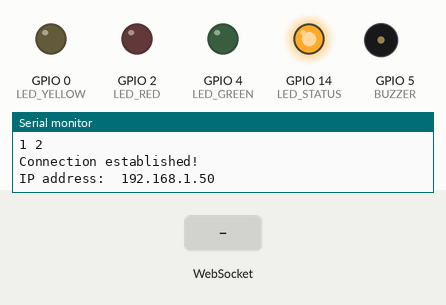
This sketch was run on a simulated ESP8266 (NodeMCU). Parts: output pins drawn as LEDs (lit = HIGH), buzzer (waves = sounding, pin HIGH), the last lines printed to the serial monitor. The inputs (shaded band) are chosen by the test bench. WiFi joins after 1.5 s; servers stay silent unless stated.

Above: at 2.4 s.
At 4.5 s:
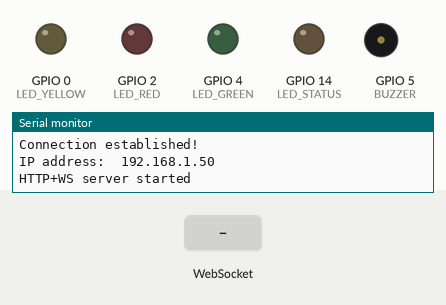
4.6 s: WebSocket text "1" received
At 5.4 s:
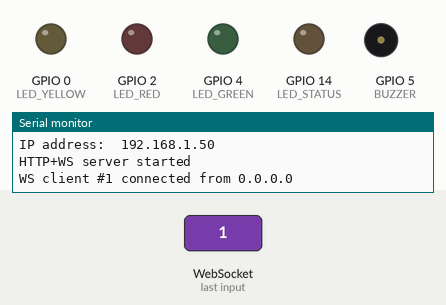
Timing chart, 0 to 7.6 s (numbered marks = the images above; inputs shaded):
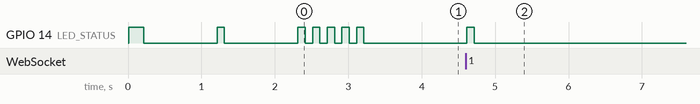

Measured:
- after the input at 4.6 s, GPIO 14 (LED_STATUS): LOW → HIGH at once, → LOW 0.10 s later

The sketch:

controller.ino
```cpp
#include <ESP8266WiFi.h>
#include <ESPAsyncWebServer.h>
#include <ESP8266mDNS.h>
#include <ArduinoJson.h>

#ifndef WIFI_SSID
#  define WIFI_SSID "ampi-pi"
#endif
#ifndef WIFI_PASSWORD
#  define WIFI_PASSWORD "123"
#endif

const char* ssid     = WIFI_SSID;
const char* password = WIFI_PASSWORD;

const int LED_RED = 2;
const int LED_YELLOW = 0;
const int LED_GREEN = 4;
const int BUZZER = 5;

const int LED_STATUS = 14;

unsigned long led_status_set_time_ms = 0;

int led_red_value = 0;
int led_yellow_value = 0;
int led_green_value = 0;
int buzzer_value = 0;

AsyncWebServer server(80);
AsyncWebSocket ws("/ws");

void connect_wifi() {
  WiFi.begin(ssid, password);
  Serial.print("Connecting to ");
  Serial.print(ssid); Serial.println(" ...");

  int connection_attempt = 0;
  while (WiFi.status() != WL_CONNECTED) {
    digitalWrite(LED_STATUS, 1);
    delay(100);
    Serial.print(++connection_attempt); Serial.print(' ');
    digitalWrite(LED_STATUS, 0);
    delay(1000);
  }

  Serial.println();
  Serial.println("Connection established!");
  Serial.print("IP address:\t");
  Serial.println(WiFi.localIP());

  for (int i = 0; i < 5; i++) {
    digitalWrite(LED_STATUS, 1);
    delay(100);
    digitalWrite(LED_STATUS, 0);
    delay(100);
  }
}

String buildStateJson() {
  JsonDocument doc;
  doc["red"] = led_red_value;
  doc["yellow"] = led_yellow_value;
  doc["green"] = led_green_value;
  doc["buzzer"] = buzzer_value;
  doc["signal"] = WiFi.RSSI();
  String buf;
  serializeJson(doc, buf);
  return buf;
}

void broadcastState() {
  ws.textAll(buildStateJson());
  digitalWrite(LED_STATUS, 1);
  led_status_set_time_ms = millis();
}

void applyState(JsonObject& obj) {
  if (obj.containsKey("red")) {
    led_red_value = constrain(obj["red"].as<int>(), 0, 255);
    analogWrite(LED_RED, led_red_value);
  }
  if (obj.containsKey("yellow")) {
    led_yellow_value = constrain(obj["yellow"].as<int>(), 0, 255);
    analogWrite(LED_YELLOW, led_yellow_value);
  }
  if (obj.containsKey("green")) {
    led_green_value = constrain(obj["green"].as<int>(), 0, 255);
    analogWrite(LED_GREEN, led_green_value);
  }
  if (obj.containsKey("buzzer")) {
    buzzer_value = obj["buzzer"].as<int>() ? 1 : 0;
    digitalWrite(BUZZER, buzzer_value);
  }
}

void onWsEvent(AsyncWebSocket* server, AsyncWebSocketClient* client,
               AwsEventType type, void* arg, uint8_t* data, size_t len) {
  if (type == WS_EVT_CONNECT) {
    Serial.printf("WS client #%u connected from %s\n", client->id(),
                  client->remoteIP().toString().c_str());
    client->text(buildStateJson());
  } else if (type == WS_EVT_DISCONNECT) {
    Serial.printf("WS client #%u disconnected\n", client->id());
  } else if (type == WS_EVT_DATA) {
    AwsFrameInfo* info = (AwsFrameInfo*)arg;
    if (info->final && info->index == 0 && info->len == len && info->opcode == WS_TEXT) {
      JsonDocument doc;
      DeserializationError error = deserializeJson(doc, data, len);
      if (error) {
        Serial.print(F("WS JSON parse error: "));
        Serial.println(error.c_str());
        client->text("{\"error\":\"invalid json\"}");
        return;
      }
      JsonObject obj = doc.as<JsonObject>();
      applyState(obj);
      broadcastState();
    }
  }
}

void setup() {
  Serial.begin(115200);         // Start the Serial communication to send messages to the computer
  delay(10);
  Serial.println('\n');
  pinMode(LED_BUILTIN, OUTPUT);
  pinMode(LED_RED, OUTPUT);
  pinMode(LED_YELLOW, OUTPUT);
  pinMode(LED_GREEN, OUTPUT);
  pinMode(BUZZER, OUTPUT);
  pinMode(LED_STATUS, OUTPUT);
  analogWriteRange(255);
  analogWriteFreq(1000);
  analogWrite(LED_RED, 0);
  analogWrite(LED_YELLOW, 0);
  analogWrite(LED_GREEN, 0);
  digitalWrite(LED_STATUS, 1);
  delay(100);
  digitalWrite(LED_STATUS, 0);

  connect_wifi();

  ws.onEvent(onWsEvent);
  server.addHandler(&ws);

  server.on("/ampi", HTTP_GET, [](AsyncWebServerRequest* req) {
    req->send(200, "text/plain", "ampi-client");
  });
  server.on("/name", HTTP_GET, [](AsyncWebServerRequest* req) {
    req->send(200, "text/plain", "vgerber");
  });
  server.onNotFound([](AsyncWebServerRequest* req) {
    req->send(404, "text/plain", "404: Not found");
  });

  server.begin();                           // Actually start the server
  Serial.println("HTTP+WS server started");
}

void handle_wifi_reconnect() {
  if (WiFi.status() == WL_CONNECTED) {
    return;
  }
  Serial.println("WiFi lost, reconnecting...");
  WiFi.disconnect();
  connect_wifi();
}

void handle_led_status() {
  if (!digitalRead(LED_STATUS)) {
    return;
  }
  if ((millis() - led_status_set_time_ms) > 100) {
    digitalWrite(LED_STATUS, 0);
  }
}

void loop(void) {
  handle_wifi_reconnect();
  ws.cleanupClients();                      // Free memory from disconnected clients
  handle_led_status();
}
```
